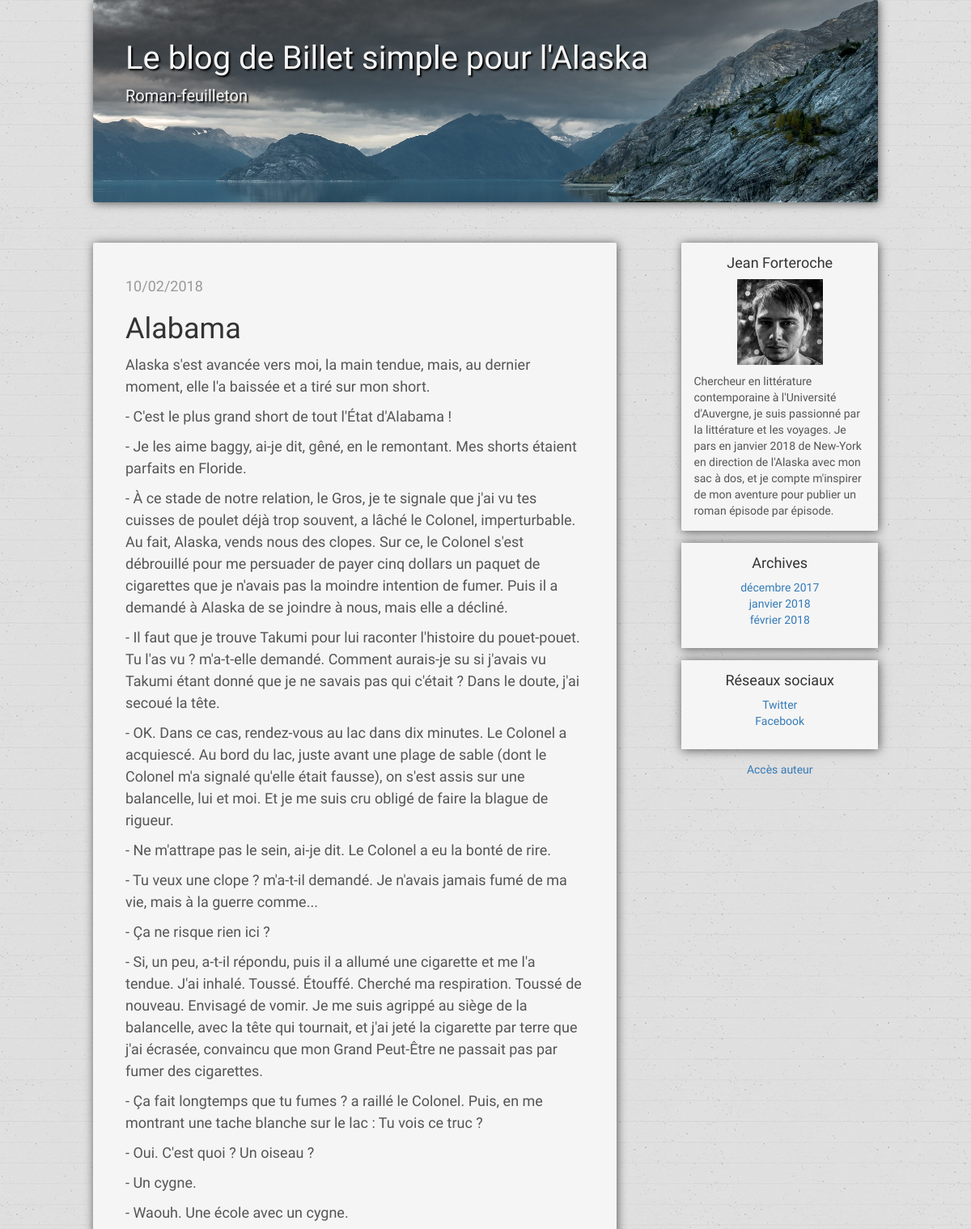
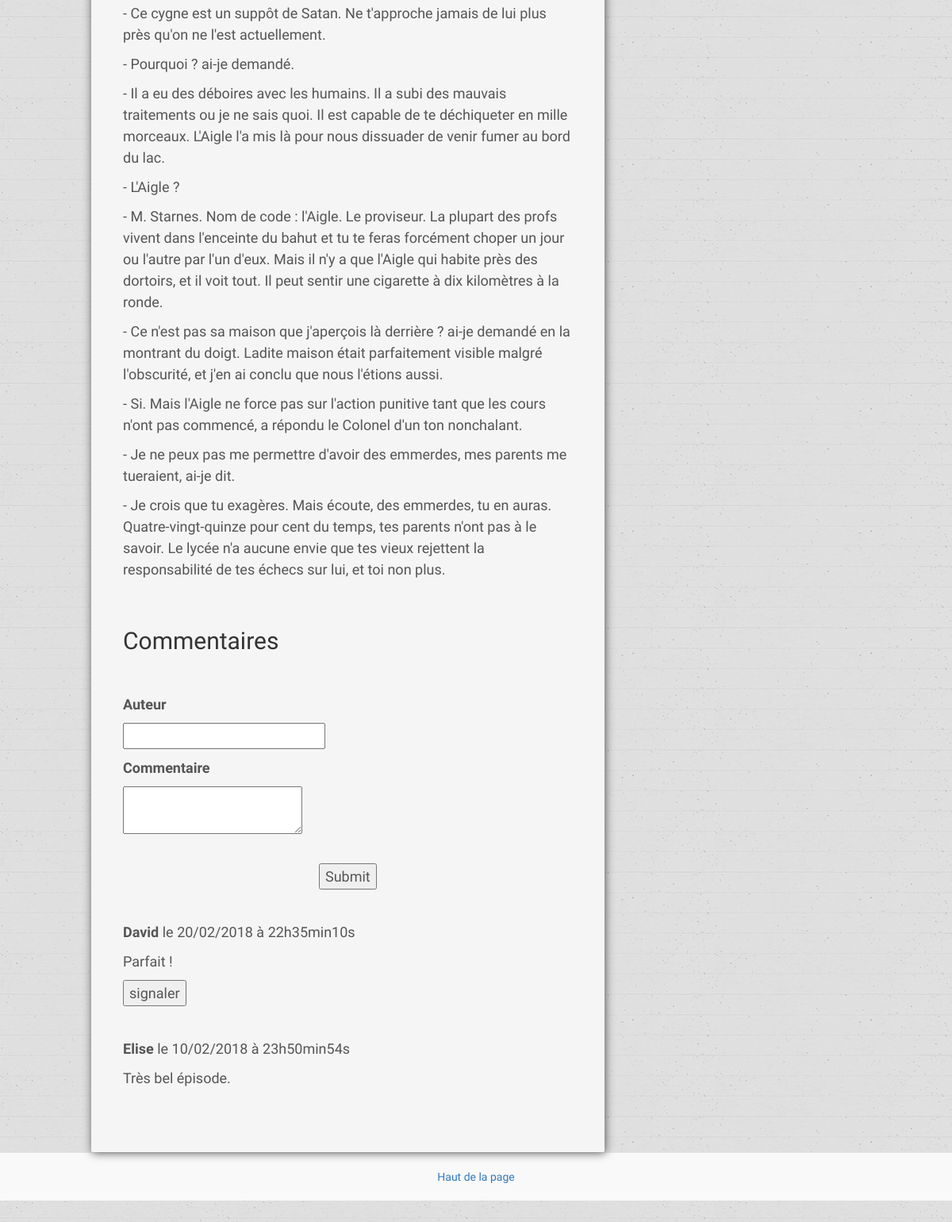
Screenshot of /index.php?action=seeOnePost&id=33 with the database file from the repository (2 pictures, top to bottom).
### tables this page shows
CREATE TABLE `posts` (
  `id` int(11) NOT NULL,
  `content` text NOT NULL,
  `date_creation` date NOT NULL
);

CREATE TABLE `comments` (
  `id` int(11) NOT NULL,
  `post_id` int(11) NOT NULL,
  `author` varchar(255) NOT NULL,
  `comment` text NOT NULL,
  `comment_date` datetime NOT NULL,
  `reported` tinyint(1) DEFAULT NULL
);

### model/Frontend.php (called while the page is built, shortened)
<?php
require_once('model/PostManager.php');
require_once('model/CommentManager.php');
class Frontend extends Manager {
    private $_commentManager;
    public function __construct() {
        $this->_postManager = new \OpenClassrooms\Blog\Model\PostManager();
        $this->_commentManager = new \OpenClassrooms\Blog\Model\CommentManager();
    }
    public function seeOnePost($postId) {
        $post = $this->_postManager->getPost($postId);
        $comments = $this->_commentManager->getComments($postId);
        $months = $this->_postManager->getMonths();
        require('view/frontend/postView.php');
    }
}

### index.php (called while the page is built, shortened)
<?php
$router = new \OpenClassrooms\Blog\Model\Router();
$router->direct();

### model/PostManager.php (called while the page is built, shortened)
<?php
require_once("model/Manager.php");
class PostManager extends Manager {
    public function getPost($postId) {
        $sql = 'SELECT id, content, DATE_FORMAT(date_creation, \'%d/%m/%Y\') AS creation_date_fr FROM posts WHERE id = ?';
        $req = $this->executeRequest($sql, array($postId));
        $post = $req->fetch();
        return $post;
    }
    public function getMonths() {
        $sql = 'SELECT MONTH(date_creation) AS m,
        CASE WHEN MONTH(date_creation) = 1 THEN \'janvier\'
        WHEN MONTH(date_creation) = 2 THEN \'février\'
        WHEN MONTH(date_creation) = 3 THEN \'mars\'
        WHEN MONTH(date_creation) = 4 THEN \'avril\'
        WHEN MONTH(date_creation) = 5 THEN \'mai\'
        WHEN MONTH(date_creation) = 6 THEN \'juin\'
        WHEN MONTH(date_creation) = 7 THEN \'juillet\'
        WHEN MONTH(date_creation) = 8 THEN \'août\'
        WHEN MONTH(date_creation) = 9 THEN \'septembre\'
        WHEN MONTH(date_creation) = 10 THEN \'octobre\'
        WHEN MONTH(date_creation) = 11 THEN \'novembre\'
        WHEN MONTH(date_creation) = 12 THEN \'décembre\'
        END AS mois,
        YEAR(date_creation) AS y FROM posts GROUP BY y, m';
        $months = $this->executeRequest($sql);
        return $months;
    }
}

### model/Manager.php (called while the page is built, shortened)
<?php
abstract class Manager {
        private $db;
        protected function executeRequest($sql, $params = null) {
          if ($params == null) {
            $result = $this->getDb()->query($sql);
          }
          else {
            $result = $this->getDb()->prepare($sql);
            $result->execute($params);
          }
          return $result;
        }
        private function getDb() {
          if ($this->db == null) {
            $this->db = new \PDO('mysql:host=localhost;dbname=writer_blog;charset=utf8', 'root', 'root');
          }
          return $this->db;
        }
}

### model/CommentManager.php (called while the page is built, shortened)
<?php
require_once("model/Manager.php");
class CommentManager extends Manager
{
    public function getComments($postId) {
        $sql = 'SELECT id, author, comment, reported, DATE_FORMAT(comment_date, \'%d/%m/%Y à %Hh%imin%ss\') AS comment_date_fr FROM comments WHERE post_id = ? ORDER BY comment_date DESC';
        $comments = $this->executeRequest($sql, array($postId));
        return $comments;
    }
}

### view/frontend/postView.php (the view, shortened to what this page needs)
  <div class="container">
    <div class="row">
      <div class="col-sm-8 blog-main">
        <div class="blog-post">
          <p class="blog-post-meta">
            <?= $post['creation_date_fr'] ?>
          </p>
          <p>
            <?= html_entity_decode($post['content']) ?>
          </p>
        </div>
        <h2>Commentaires</h2>
        <form class="log" action="index.php?action=addComment&amp;id=<?= $_GET['id'] ?>" method="post">
          <div>
            <div class="containElmForm"><label for="author">Auteur</label><br /></div>
            <div class="containElmForm"><input type="text" id="author" name="author" /></div>
          </div>
          <div>
            <div class="containElmForm"><label for="comment">Commentaire</label><br /></div>
            <div class="containElmForm"><textarea id="comment" name="comment"></textarea></div>
          </div>
          <div>
            <div class="containElmForm submit"><input type="submit" /></div>
          </div>
        </form>
        <div class= "comments">
        <?php
          while ($comment = $comments->fetch()) {
        ?>
          <p><strong><?= htmlspecialchars($comment['author']) ?></strong> le <?= $comment['comment_date_fr'] ?></p>
          <p><?= nl2br(htmlspecialchars($comment['comment'])) ?></p>
          <form class = "signaler" action="index.php?action=report&amp;id=<?= $comment['id'] ?>&amp;postId=<?= $post['id'] ?>" method="post">
            <div>
          <?php
            if ($comment['reported'] == 1) {
          ?>
              <div class="containElmForm"><input id ="report-button" type="submit" value="signaler" style="display:none"/></div>
          <?php
            } else {
          ?>
              <div class="containElmForm"><input id ="report-button" type="submit" value="signaler"/></div>
          <?php
            }
          ?>
            </div>
          </form>
        <?php
          }
        ?>
        </div>
      </div>
      <div class="col-sm-3 col-sm-offset-1 blog-sidebar">
        <div class="sidebar-module sidebar-module-inset">
          <h4>Jean Forteroche</h4>
          <img src="public/images/photo.jpg" alt="portrait">
          <p>Chercheur en littérature contemporaine à l'Université d'Auvergne, je suis passionné par la littérature et les voyages. Je pars en janvier 2018 de New-York en direction de l'Alaska avec mon sac à dos, et je compte m'inspirer de mon aventure pour publier un roman épisode par épisode.</p>
        </div>
        <div class="sidebar-module">
          <h4>Archives</h4>
          <ol class="list-unstyled">
            <?php
              while ($data = $months->fetch()) {
            ?>
            <li><a href="index.php?action=seePostsPerMonth&amp;m=<?= $data['m'] ?>"><?= $data['mois']; ?> <?= $data['y']; ?></a></li>
            <?php
              }
            ?>
          </ol>
        </div>
        <div class="sidebar-module">
          <h4>Réseaux sociaux</h4>
          <ol class="list-unstyled">
            <li><a href="#">Twitter</a></li>
            <li><a href="#">Facebook</a></li>
          </ol>
        </div>
        <p><a href="index.php?action=login">Accès auteur</a></p>
      </div>
    </div>
  </div>
  <footer class="blog-footer">
    <p><a href="#">Haut de la page</a></p>
  </footer>
<?php require('./view/template.php'); ?>

### public/css/style.css (style rules this page uses)
body { font-family: 'ABeeZee', sans-serif; color: #555; background-image:url(../images/pattern.png); background-repeat: repeat; }
h1, .h1, h2, .h2, h3, .h3, h4, .h4, h5, .h5, h6, .h6 { margin-top: 0; font-family: 'ABeeZee', sans-serif; font-weight: normal; color: #333; }
@media (min-width: 1200px) { .container { width: 970px; } }
.blog-main { font-size: 18px; line-height: 1.5; background-color: #f5f5f5; padding: 40px; border-radius: 2px; box-shadow: 1px 1px 12px #555; }
.sidebar-module { padding: 15px; margin: 0 -15px 15px; background-color: #f5f5f5; box-shadow: 1px 1px 12px #555; }
.blog-sidebar { text-align: center; }
.sidebar-module-inset { padding: 15px; background-color: #f5f5f5; border-radius: 2px; }
.sidebar-module-inset p:last-child, .sidebar-module-inset ul:last-child, .sidebar-module-inset ol:last-child { margin-bottom: 0; }
.sidebar-module-inset p { text-align: left; }
.sidebar-module-inset img { width: 50%; margin-bottom: 10px; }
.blog-post { margin-bottom: 60px; }
.blog-post-meta { margin-bottom: 20px; color: #999; }
.blog-footer { padding: 20px 0; color: #999; text-align: center; background-color: #f9f9f9; border-top: 1px solid #e5e5e5; }
.blog-footer p:last-child { margin-bottom: 0; }
.submit { text-align: center; padding-top: 20px; }
.comments { margin: 40px 0 20px 0; }
.signaler, .supp { margin-bottom: 40px; }
.log { margin-top : 50px; text-align: left; }
label { display: block; width: 150px; float: left; }
.containElmForm { margin-top: 10px; }

### rows the page displays
posts: content "Alabama Alaska s'est avancée vers moi, la main tendue, mais, au dernier moment, elle l'a baissée et a tiré sur mon short. - C'est le plus grand short de tout l'État d'Alabama ! - Je les aime baggy, ai-je dit, gêné, en le remontant. Mes shorts étaient parfaits en Floride. - À ce stade de notre relation, le Gros, je te signale que j'ai vu tes cuisses de poulet déjà trop souvent, a lâché le Colonel, imperturbable. Au fait, Alaska, vends nous des clopes. Sur ce, le Colonel s'est débrouillé pour me persuader de payer cinq dollars un paquet de cigarettes que je n'avais pas la moindre intention de fumer. Puis il a demandé à Alaska de se joindre à nous, mais elle a décliné. - Il faut que je trouve…"
comments: author "David", comment_date_fr "20/02/2018 à 22h35min10s", comment "Parfait !"
comments: author "Elise", comment_date_fr "10/02/2018 à 23h50min54s", comment "Très bel épisode."

### other values shown
$post['creation_date_fr'] "10/02/2018"
$data['mois'] "décembre"
$data['y'] "2017"
$data['mois'] "janvier"
$data['y'] "2018"
$data['mois'] "février"
